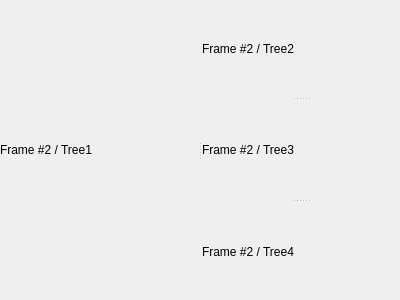
<?xml version="1.0" encoding="UTF-8"?>
<ui version="4.0">
 <class>WFrame2</class>
 <widget class="QDialog" name="WFrame2">
  <property name="geometry">
   <rect>
    <x>0</x>
    <y>0</y>
    <width>400</width>
    <height>300</height>
   </rect>
  </property>
  <property name="windowTitle">
   <string>Dialog</string>
  </property>
  <layout class="QVBoxLayout" name="verticalLayout">
   <property name="leftMargin">
    <number>0</number>
   </property>
   <property name="topMargin">
    <number>0</number>
   </property>
   <property name="rightMargin">
    <number>0</number>
   </property>
   <property name="bottomMargin">
    <number>0</number>
   </property>
   <item>
    <widget class="QSplitter" name="splitter">
     <property name="orientation">
      <enum>Qt::Horizontal</enum>
     </property>
     <property name="childrenCollapsible">
      <bool>false</bool>
     </property>
     <widget class="QWidget" name="containerTree1" native="true">
      <layout class="QVBoxLayout" name="verticalLayout_3">
       <property name="leftMargin">
        <number>0</number>
       </property>
       <property name="topMargin">
        <number>0</number>
       </property>
       <property name="rightMargin">
        <number>0</number>
       </property>
       <property name="bottomMargin">
        <number>0</number>
       </property>
       <item>
        <widget class="QLabel" name="label">
         <property name="text">
          <string>Frame #2 / Tree1</string>
         </property>
        </widget>
       </item>
      </layout>
     </widget>
     <widget class="QWidget" name="widget" native="true">
      <layout class="QVBoxLayout" name="verticalLayout_2">
       <property name="leftMargin">
        <number>0</number>
       </property>
       <property name="topMargin">
        <number>0</number>
       </property>
       <property name="rightMargin">
        <number>0</number>
       </property>
       <property name="bottomMargin">
        <number>0</number>
       </property>
       <item>
        <widget class="QSplitter" name="splitter_2">
         <property name="frameShape">
          <enum>QFrame::NoFrame</enum>
         </property>
         <property name="frameShadow">
          <enum>QFrame::Plain</enum>
         </property>
         <property name="orientation">
          <enum>Qt::Vertical</enum>
         </property>
         <property name="childrenCollapsible">
          <bool>true</bool>
         </property>
         <widget class="QWidget" name="containerTree2" native="true">
          <layout class="QVBoxLayout" name="verticalLayout_4">
           <property name="leftMargin">
            <number>0</number>
           </property>
           <property name="topMargin">
            <number>0</number>
           </property>
           <property name="rightMargin">
            <number>0</number>
           </property>
           <property name="bottomMargin">
            <number>0</number>
           </property>
           <item>
            <widget class="QLabel" name="label_2">
             <property name="text">
              <string>Frame #2 / Tree2</string>
             </property>
            </widget>
           </item>
          </layout>
         </widget>
         <widget class="QWidget" name="containerTree3" native="true">
          <layout class="QVBoxLayout" name="verticalLayout_6">
           <property name="leftMargin">
            <number>0</number>
           </property>
           <property name="topMargin">
            <number>0</number>
           </property>
           <property name="rightMargin">
            <number>0</number>
           </property>
           <property name="bottomMargin">
            <number>0</number>
           </property>
           <item>
            <widget class="QLabel" name="label_3">
             <property name="text">
              <string>Frame #2 / Tree3</string>
             </property>
            </widget>
           </item>
          </layout>
         </widget>
         <widget class="QWidget" name="containerTree4" native="true">
          <layout class="QVBoxLayout" name="verticalLayout_5">
           <property name="leftMargin">
            <number>0</number>
           </property>
           <property name="topMargin">
            <number>0</number>
           </property>
           <property name="rightMargin">
            <number>0</number>
           </property>
           <property name="bottomMargin">
            <number>0</number>
           </property>
           <item>
            <widget class="QLabel" name="label_4">
             <property name="text">
              <string>Frame #2 / Tree4</string>
             </property>
            </widget>
           </item>
          </layout>
         </widget>
        </widget>
       </item>
      </layout>
     </widget>
    </widget>
   </item>
  </layout>
 </widget>
 <resources/>
 <connections/>
</ui>
